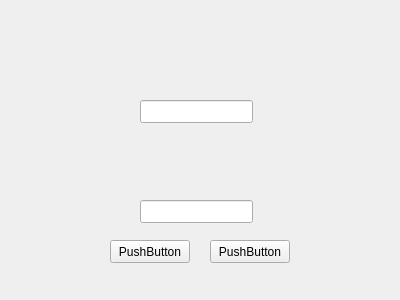
<?xml version="1.0" encoding="UTF-8"?>
<ui version="4.0">
 <class>Widget</class>
 <widget class="QWidget" name="Widget">
  <property name="geometry">
   <rect>
    <x>0</x>
    <y>0</y>
    <width>400</width>
    <height>300</height>
   </rect>
  </property>
  <property name="windowTitle">
   <string>Widget</string>
  </property>
  <widget class="QLineEdit" name="lineEdit">
   <property name="geometry">
    <rect>
     <x>140</x>
     <y>100</y>
     <width>113</width>
     <height>23</height>
    </rect>
   </property>
  </widget>
  <widget class="QLineEdit" name="lineEdit_2">
   <property name="geometry">
    <rect>
     <x>140</x>
     <y>200</y>
     <width>113</width>
     <height>23</height>
    </rect>
   </property>
  </widget>
  <widget class="QWidget" name="widget_test" native="true">
   <property name="geometry">
    <rect>
     <x>140</x>
     <y>120</y>
     <width>120</width>
     <height>80</height>
    </rect>
   </property>
  </widget>
  <widget class="QPushButton" name="pushButton">
   <property name="geometry">
    <rect>
     <x>110</x>
     <y>240</y>
     <width>80</width>
     <height>23</height>
    </rect>
   </property>
   <property name="text">
    <string>PushButton</string>
   </property>
  </widget>
  <widget class="QPushButton" name="pushButton_2">
   <property name="geometry">
    <rect>
     <x>210</x>
     <y>240</y>
     <width>80</width>
     <height>23</height>
    </rect>
   </property>
   <property name="text">
    <string>PushButton</string>
   </property>
  </widget>
 </widget>
 <layoutdefault spacing="6" margin="11"/>
 <resources/>
 <connections/>
</ui>
